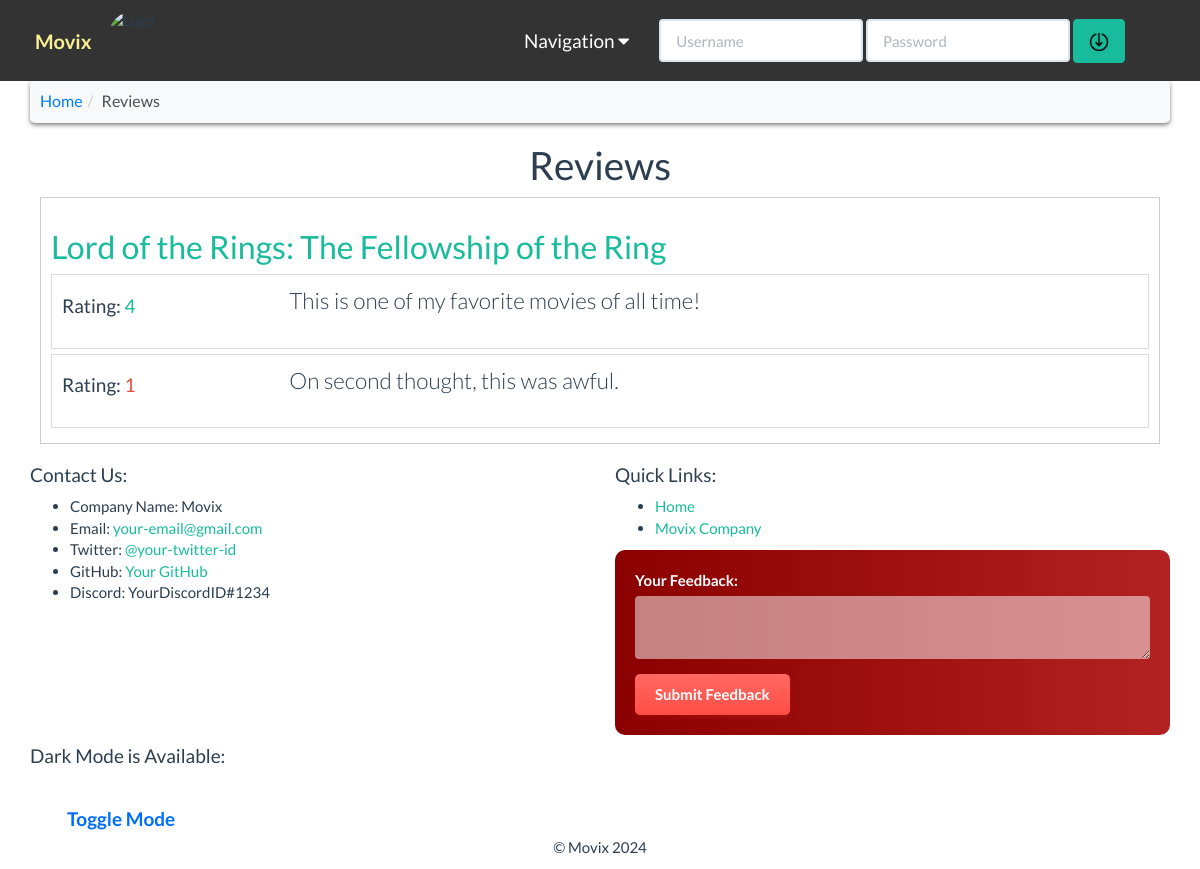
Screenshot of /reviews.php with the database file from the repository.
### tables this page shows
CREATE TABLE `movies` (
  `movie_id` int(11) unsigned NOT NULL AUTO_INCREMENT,
  `movie_name` varchar(255) NOT NULL DEFAULT '',
  `movie_year` int(4) NOT NULL,
  `movie_rating` varchar(10) NOT NULL DEFAULT '',
  `movie_bio` varchar(255) DEFAULT NULL,
  `movie_img` varchar(200) NOT NULL,
  PRIMARY KEY (`movie_id`)
);

CREATE TABLE `reviews` (
  `review_id` int(11) unsigned NOT NULL AUTO_INCREMENT,
  `review_movie_id` int(11) unsigned NOT NULL,
  `review_user_id` int(11) unsigned NOT NULL,
  `review_rating` int(11) NOT NULL,
  `review_content` varchar(255) NOT NULL DEFAULT '',
  PRIMARY KEY (`review_id`),
  KEY `users_foreign_key` (`review_user_id`),
  KEY `movies_foreign_key` (`review_movie_id`),
  CONSTRAINT `movies_foreign_key` FOREIGN KEY (`review_movie_id`) REFERENCES `movies` (`movie_id`) ON DELETE CASCADE ON UPDATE CASCADE,
  CONSTRAINT `users_foreign_key` FOREIGN KEY (`review_user_id`) REFERENCES `users` (`user_id`) ON DELETE CASCADE ON UPDATE CASCADE
);

### reviews.php (the view, shortened to what this page needs)
<?php
require_once ('includes/header.php');
require_once ('includes/database.php');
$query_str = "SELECT * FROM movies";
$result = $conn->query($query_str);
?>
<div class="container wrapper">
    <ul class="breadcrumb">
        <li><a href="index.php">Home</a></li>
        <li class="active">Reviews</li>
    </ul>
    <h1 class="text-center">Reviews</h1>
    <?php
    while ($movie_row = $result->fetch_assoc()):
        $movie_id = $movie_row['movie_id'];
        $review_str = "SELECT * FROM reviews WHERE review_movie_id='$movie_id'";
        $review_result = $conn->query($review_str);
        $review_row = $review_result->fetch_assoc();
        if ($review_row) { ?>
            <div class="movie-box">
                <h2 class="movie-name">
                    <a href="moviedetails.php?id=<?= $movie_row['movie_id'] ?>">
                        <?= $movie_row['movie_name'] ?>
                    </a>
                </h2>
                <div class="reviews-container">
                    <?php
                    $review_result = $conn->query($review_str);
                    while ($review_row = $review_result->fetch_assoc()) :
                        ?>
                        <div class="review-box">
                            <div class="rating-column">
                                <h4>Rating: <span class="<?php
                                    if ($review_row['review_rating'] >= 4 ){
                                        echo 'text-success';
                                    } elseif ( $review_row['review_rating'] < 2 ) {
                                        echo 'text-danger';
                                    }
                                    ?>"><?= $review_row['review_rating'] ?></span></h4>
                            </div>
                            <div class="review-column">
                                <p class="lead"><?= $review_row['review_content'] ?></p>
                            </div>
                            <div class="like-column">
</div>
                        </div>
                    <?php endwhile ?>
                </div>
            </div>
        <?php } endwhile ?>
</div>
<?php
include ('includes/footer.php');
?>

### reviews.php (style rules this page uses)
.movie-box { border: 1px solid #ccc; padding: 10px; margin: 10px; transition: transform 0.3s ease-in-out, background-color 3s ease-in-out; }
.movie-name { margin-bottom: 10px; transition: color 0.3s ease-in-out; color: #eee; }
.reviews-container { display: flex; flex-direction: column; }
.review-box { display: flex; border: 1px solid #ddd; margin-bottom: 5px; transition: background-color 0.3s ease-in-out; }
.rating-column, .like-column { padding: 10px; flex: 1; }
.review-column { padding: 10px; flex: 3; }
.like-column { display: flex; align-items: center; justify-content: center; padding: 10px; flex: 1; }
.breadcrumb { background-color: #f8f9fa; padding: 10px; border-radius: 5px; margin-top: 20px; display: flex; align-items: center; box-shadow: 0 2px 4px rgba(0, 0, 0, 0.5); }
.breadcrumb li { list-style: none; display: inline; font-size: 16px; }
.breadcrumb a { text-decoration: none; color: #007bff; transition: color 0.3s ease-in-out; }
.breadcrumb .active { color: #495057; }

### rows the page displays
movies: movie_name "Lord of the Rings: The Fellowship of the Ring"
reviews: review_rating "4", review_content "This is one of my favorite movies of all time!"
reviews: review_rating "1", review_content "On second thought, this was awful."
